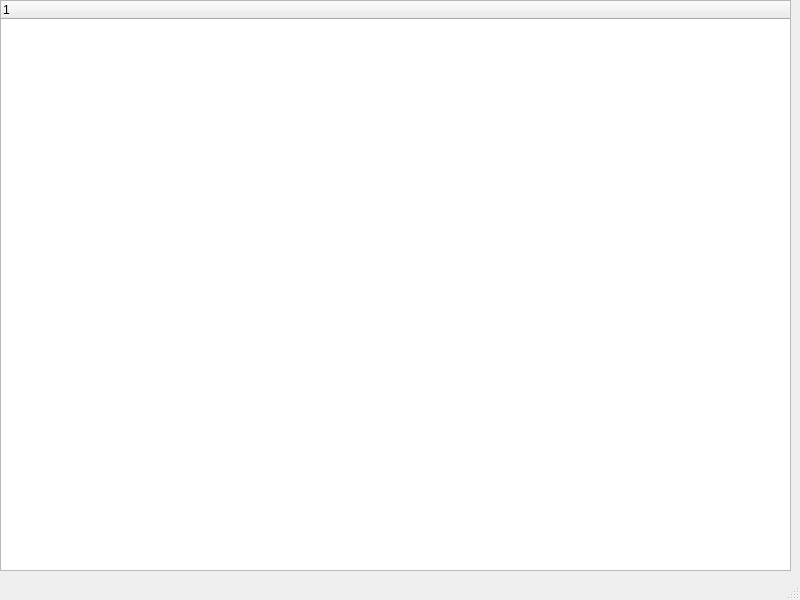
<?xml version="1.0" encoding="UTF-8"?>
<ui version="4.0">
 <class>Helpwindow</class>
 <widget class="QMainWindow" name="Helpwindow">
  <property name="geometry">
   <rect>
    <x>0</x>
    <y>0</y>
    <width>800</width>
    <height>600</height>
   </rect>
  </property>
  <property name="windowTitle">
   <string>MainWindow</string>
  </property>
  <widget class="QWidget" name="centralwidget">
   <widget class="QTreeWidget" name="treeWidget">
    <property name="geometry">
     <rect>
      <x>0</x>
      <y>0</y>
      <width>791</width>
      <height>571</height>
     </rect>
    </property>
    <column>
     <property name="text">
      <string notr="true">1</string>
     </property>
    </column>
   </widget>
  </widget>
  <widget class="QMenuBar" name="menubar">
   <property name="geometry">
    <rect>
     <x>0</x>
     <y>0</y>
     <width>800</width>
     <height>26</height>
    </rect>
   </property>
  </widget>
  <widget class="QStatusBar" name="statusbar"/>
 </widget>
 <resources/>
 <connections/>
</ui>
